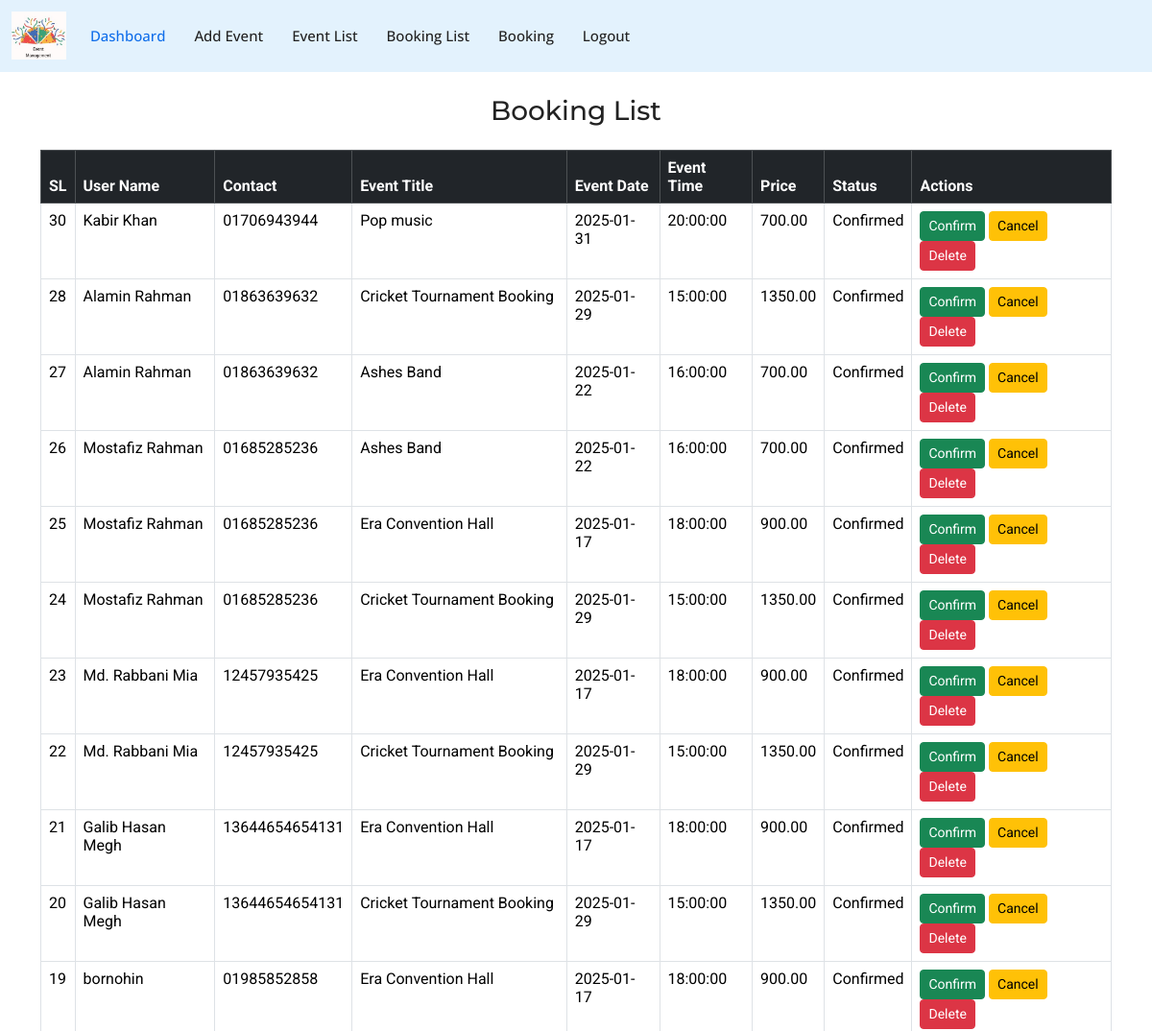
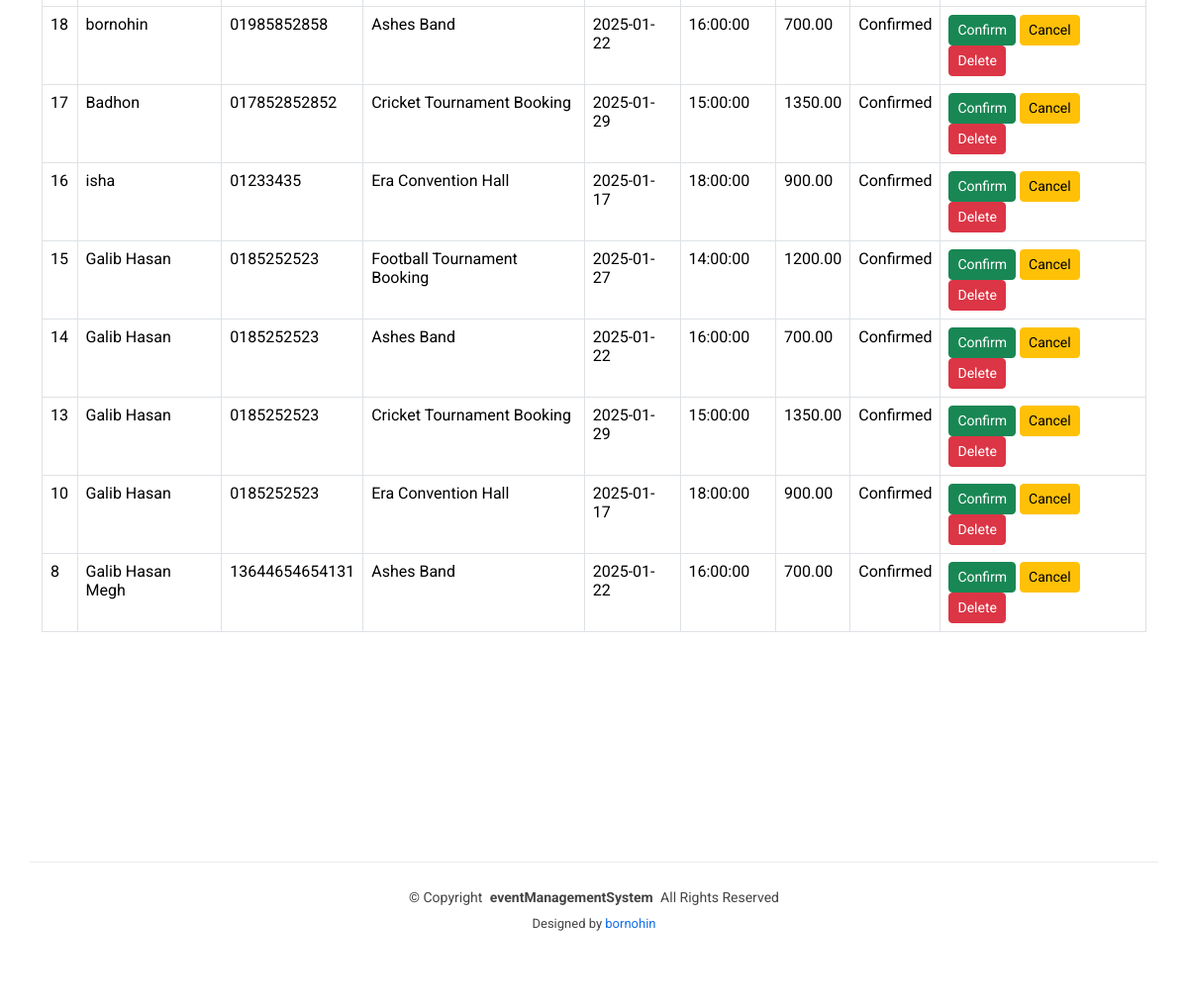
The app's page /admin/booking-list.php with its own data (2 pictures, top to bottom).
### tables this page shows
CREATE TABLE `bookings` (
  `id` int(11) NOT NULL,
  `user_id` int(11) NOT NULL,
  `event_id` int(11) NOT NULL,
  `booking_date` timestamp NOT NULL DEFAULT current_timestamp(),
  `status` varchar(255) DEFAULT 'pending'
);

CREATE TABLE `user` (
  `userid` int(11) NOT NULL,
  `name` varchar(50) NOT NULL,
  `contact` varchar(250) NOT NULL,
  `email` varchar(50) NOT NULL,
  `password` varchar(50) NOT NULL,
  `roleid` int(11) NOT NULL
);

CREATE TABLE `events` (
  `id` int(11) NOT NULL,
  `event_title` varchar(255) NOT NULL,
  `event_date` date NOT NULL,
  `event_time` time NOT NULL,
  `event_location` varchar(255) NOT NULL,
  `event_description` text NOT NULL,
  `price` decimal(10,2) NOT NULL,
  `event_image` varchar(255) NOT NULL,
  `created_at` timestamp NOT NULL DEFAULT current_timestamp()
);

### admin/booking-list.php (the view, shortened to what this page needs)
<?php
include('connect.php');
include('header.php');
$sql = "SELECT b.id AS booking_id, u.name AS user_name, u.contact AS user_contact, e.event_title, e.event_date, e.event_time, e.price, b.booking_date, b.status, b.user_id, e.id AS event_id
        FROM bookings b
        JOIN user u ON b.user_id = u.userid
        JOIN events e ON b.event_id = e.id
        ORDER BY b.booking_date DESC";
$result = mysqli_query($conn, $sql);
?>
<!DOCTYPE html>
<html lang="en">
<head>
</head>
<body>
    <div class="container mt-4">
        <h3 class="text-center mb-4">Booking List</h3>
        <table class="table table-bordered table-hover">
            <thead class="table-dark">
                <tr>
                    <th>SL</th>
                    <th>User Name</th>
                    <th>Contact</th>
                    <th>Event Title</th>
                    <th>Event Date</th>
                    <th>Event Time</th>
                    <th>Price</th>
                    <th>Status</th>
                    <th>Actions</th>
                </tr>
            </thead>
            <tbody>
                <?php
                if (mysqli_num_rows($result) > 0) {
                    while ($row = mysqli_fetch_assoc($result)) {
                        $status = $row['status'] ? $row['status'] : 'Pending';
                        echo "
                        <tr>
                            <td>{$row['booking_id']}</td>
                            <td>{$row['user_name']}</td>
                            <td>{$row['user_contact']}</td>
                            <td>{$row['event_title']}</td>
                            <td>{$row['event_date']}</td>
                            <td>{$row['event_time']}</td>
                            <td>{$row['price']}</td>
                            <td>{$status}</td>
                            <td>
                                <a href='booking-list.php?action=confirm&id={$row['booking_id']}' class='btn btn-success btn-sm' onclick='return confirm(\"Are you sure you want to confirm this booking?\")'>Confirm</a>
                                <a href='booking-list.php?action=cancel&id={$row['booking_id']}' class='btn btn-warning btn-sm' onclick='return confirm(\"Are you sure you want to cancel this booking?\")'>Cancel</a>
                                <a href='booking-list.php?action=delete&id={$row['booking_id']}' class='btn btn-danger btn-sm' onclick='return confirm(\"Are you sure you want to delete this booking?\")'>Delete</a>
                            </td>
                        </tr>";
                    }
                } else {
                    echo "<tr><td colspan='8' class='text-center'>No bookings found</td></tr>";
                }
                ?>
            </tbody>
        </table>
    </div>
    <?php include('footer.php'); ?>
</body>
</html>

### assets/css/main.css (style rules this page uses)
:root { --default-font: "Roboto", system-ui, -apple-system, "Segoe UI", Roboto, "Helvetica Neue", Arial, "Noto Sans", "Liberation Sans", sans-serif, "Apple Color Emoji", "Segoe UI Emoji", "Segoe UI Symbol", "Noto Color Emoji"; --heading-font: "Montserrat", sans-serif; --nav-font: "Open Sans", sans-serif; }
:root { --background-color: #ffffff; --default-color: #444444; --heading-color: #222222; --accent-color: #106eea; --surface-color: #ffffff; --contrast-color: #ffffff; }
:root { --nav-color: #222222; --nav-hover-color: #106eea; --nav-mobile-background-color: #ffffff; --nav-dropdown-background-color: #ffffff; --nav-dropdown-color: #222222; --nav-dropdown-hover-color: #106eea; }
:root { scroll-behavior: smooth; }
body { color: var(--default-color); background-color: var(--background-color); font-family: var(--default-font); }
a { color: var(--accent-color); text-decoration: none; transition: 0.3s; }
h1, h2, h3, h4, h5, h6 { color: var(--heading-color); font-family: var(--heading-font); }

### records on screen
bookings: id "30", user.name "Kabir Khan", user.contact "01706943944", event.event_title "Pop music", event.event_date "2025-01-31", event.event_time "20:00:00", event.price "700.00", status "Confirmed"
bookings: id "28", user.name "Alamin Rahman", user.contact "01863639632", event.event_title "Cricket Tournament Booking", event.event_date "2025-01-29", event.event_time "15:00:00", event.price "1350.00", status "Confirmed"
bookings: id "27", user.name "Alamin Rahman", user.contact "01863639632", event.event_title "Ashes Band", event.event_date "2025-01-22", event.event_time "16:00:00", event.price "700.00", status "Confirmed"
bookings: id "26", user.name "Mostafiz Rahman", user.contact "01685285236", event.event_title "Ashes Band", event.event_date "2025-01-22", event.event_time "16:00:00", event.price "700.00", status "Confirmed"
bookings: id "25", user.name "Mostafiz Rahman", user.contact "01685285236", event.event_title "Era Convention Hall", event.event_date "2025-01-17", event.event_time "18:00:00", event.price "900.00", status "Confirmed"
bookings: id "24", user.name "Mostafiz Rahman", user.contact "01685285236", event.event_title "Cricket Tournament Booking", event.event_date "2025-01-29", event.event_time "15:00:00", event.price "1350.00", status "Confirmed"
bookings: id "23", user.name "Md. Rabbani Mia", user.contact "12457935425", event.event_title "Era Convention Hall", event.event_date "2025-01-17", event.event_time "18:00:00", event.price "900.00", status "Confirmed"
bookings: id "22", user.name "Md. Rabbani Mia", user.contact "12457935425", event.event_title "Cricket Tournament Booking", event.event_date "2025-01-29", event.event_time "15:00:00", event.price "1350.00", status "Confirmed"
bookings: id "21", user.name "Galib Hasan Megh", user.contact "13644654654131", event.event_title "Era Convention Hall", event.event_date "2025-01-17", event.event_time "18:00:00", event.price "900.00", status "Confirmed"
bookings: id "20", user.name "Galib Hasan Megh", user.contact "13644654654131", event.event_title "Cricket Tournament Booking", event.event_date "2025-01-29", event.event_time "15:00:00", event.price "1350.00", status "Confirmed"
bookings: id "19", user.name "bornohin", user.contact "01985852858", event.event_title "Era Convention Hall", event.event_date "2025-01-17", event.event_time "18:00:00", event.price "900.00", status "Confirmed"
bookings: id "18", user.name "bornohin", user.contact "01985852858", event.event_title "Ashes Band", event.event_date "2025-01-22", event.event_time "16:00:00", event.price "700.00", status "Confirmed"
bookings: id "17", user.name "Badhon", user.contact "017852852852", event.event_title "Cricket Tournament Booking", event.event_date "2025-01-29", event.event_time "15:00:00", event.price "1350.00", status "Confirmed"
bookings: id "16", user.name "isha", user.contact "01233435", event.event_title "Era Convention Hall", event.event_date "2025-01-17", event.event_time "18:00:00", event.price "900.00", status "Confirmed"
bookings: id "15", user.name "Galib Hasan", user.contact "0185252523", event.event_title "Football Tournament Booking", event.event_date "2025-01-27", event.event_time "14:00:00", event.price "1200.00", status "Confirmed"
bookings: id "14", user.name "Galib Hasan", user.contact "0185252523", event.event_title "Ashes Band", event.event_date "2025-01-22", event.event_time "16:00:00", event.price "700.00", status "Confirmed"
bookings: id "13", user.name "Galib Hasan", user.contact "0185252523", event.event_title "Cricket Tournament Booking", event.event_date "2025-01-29", event.event_time "15:00:00", event.price "1350.00", status "Confirmed"
bookings: id "10", user.name "Galib Hasan", user.contact "0185252523", event.event_title "Era Convention Hall", event.event_date "2025-01-17", event.event_time "18:00:00", event.price "900.00", status "Confirmed"
bookings: id "8", user.name "Galib Hasan Megh", user.contact "13644654654131", event.event_title "Ashes Band", event.event_date "2025-01-22", event.event_time "16:00:00", event.price "700.00", status "Confirmed"
